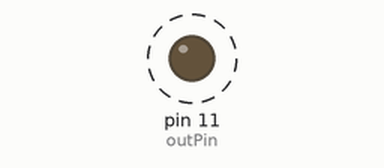
Recording of a program running on a simulated Raspberry Pi (header pin numbers). Parts: output pins drawn as LEDs (lit = HIGH). Dashed ring = blinking.

Above: at 0.5 s.
Timing chart, 0 to 4.6 s (numbered marks = the images above):
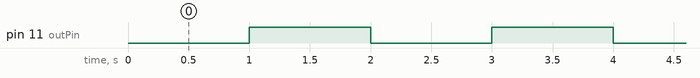

The program:

blink.py
```python
# Makes an LED connected to GPIO Pin 11 to blink ON and OFF indefinately
# until the user suplies a keyboard interrupt (<CTRL> + <C>)
import RPi.GPIO as GPIO
from time import sleep

outPin = 11
GPIO.setmode(GPIO.BOARD)
GPIO.setup(outPin, GPIO.OUT)

# Makes the LED blink ON and OFF in 2s


def blinker():
    sleep(1)
    GPIO.output(outPin, 1)
    sleep(1)
    GPIO.output(outPin, 0)


try:
    while (True):
        blinker()

except KeyboardInterrupt:
    GPIO.cleanup()
```

Measured:
- by itself, pin 11 (outPin): alternates HIGH for 1.0 s and LOW for 1.0 s
